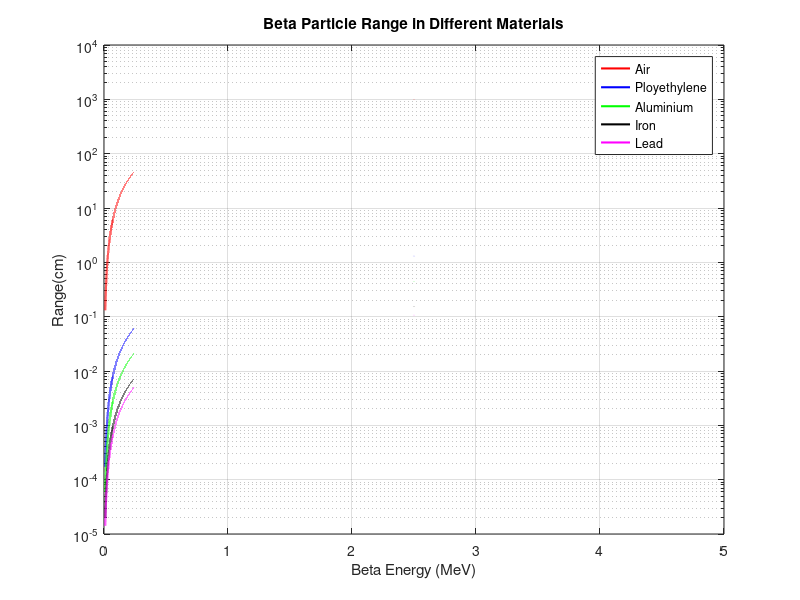

MATLAB code to generate this figure:
% Approximate density of mediums
ro_air = 0.001225; %g/cm3
ro_polyethylene = 0.93; %g/cm3
ro_aluminium = 2.70; %g/cm3
ro_iron = 7.87; %g/cm3
ro_lead = 11.34; %g/cm3

max_energy = input("Enetr the maximum enery of beta particle: ");
energy = 0.01 : 0.00001 : max_energy;
N = length(energy);

air_range = zeros(1, N);
polyethylene_range = zeros(1, N);
aluminium_range = zeros(1, N);
iron_range = zeros(1, N);
lead_range = zeros(1, N);


for i = 1:N
    E = energy(i);
    if E <= 2.5
        range = (412*E^(1.265 - 0.0954*log(E)))*10^(-3);  %g/cm2
    else
        range = (530*E -106)*10^(-3); %g/cm2
    end
    air_range(i) = range / ro_air;  %cm
    polyethylene_range(i) = range / ro_polyethylene; %cm
    aluminium_range(i) = range / ro_aluminium; %cm
    iron_range(i) = range / ro_iron;  % cm
    lead_range(i) = range / ro_lead; %cm
end

figure;
semilogy(energy, air_range,'r', 'LineWidth', 1.5);
hold on;
semilogy(energy, polyethylene_range, 'b ', 'LineWidth', 1.5);
semilogy(energy, aluminium_range, 'g', 'LineWidth', 1.5);
semilogy(energy, iron_range, 'k', 'LineWidth', 1.5);
semilogy(energy, lead_range, 'm ', 'LineWidth', 1.5);
xlabel('Beta Energy (MeV)');
ylabel('Range(cm)');
title('Beta Particle Range in Different Materials');
legend('Air', 'Ployethylene', 'Aluminium', 'Iron', 'Lead');
grid on;

    
